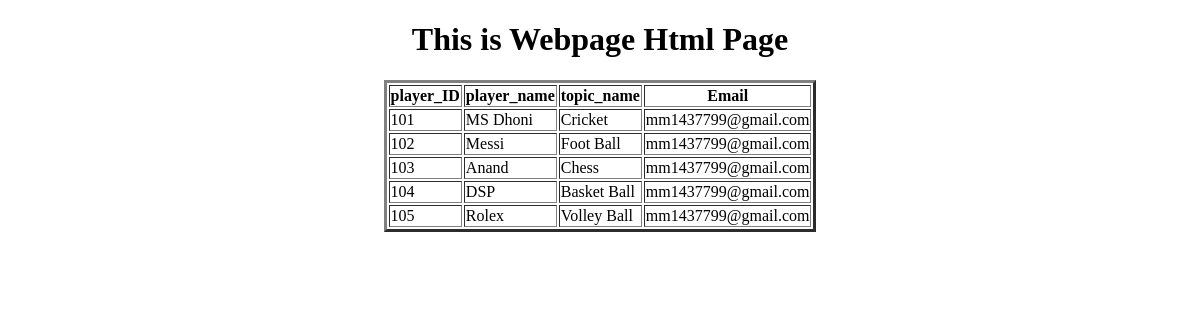
The page /display_webpage/ on the database as committed earlier.
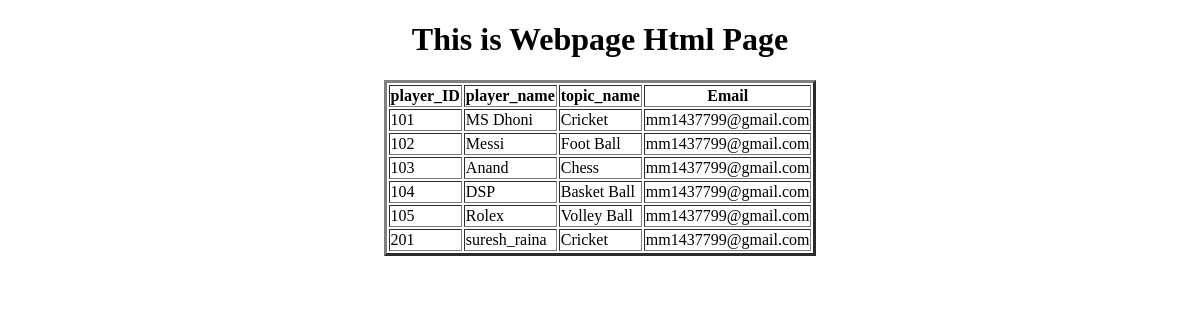
The same page on the database as committed later.
### app/models.py (models this page shows, shortened)
class Webpage(models.Model):
    topic_name=models.ForeignKey(Topic, on_delete=models.CASCADE)
    player_ID=models.IntegerField(primary_key=True)
    player_name=models.CharField(max_length=30)
    Email=models.EmailField(default='mm1437799@gmail.com')

class Topic(models.Model):
    sno=models.IntegerField()
    topic_name=models.CharField(max_length=25, primary_key=True)
    def __str__(self):
        return self.topic_name

### app/views.py (the view)
# urls.py: path('display_webpage/', display_webpage, name='display_webpage'),
def display_webpage(request):
    LOW=Webpage.objects.all()
    LOW=Webpage.objects.order_by('player_name')
    LOW=Webpage.objects.order_by('-player_name')
    LOW=Webpage.objects.order_by(Length('player_name'))
    LOW=Webpage.objects.order_by(Length('player_name').desc())
    LOW=Webpage.objects.filter(player_name='DSP')
    LOW=Webpage.objects.exclude(player_name='MS Dhoni')
    LOW=Webpage.objects.filter(player_name__startswith='D')
    LOW=Webpage.objects.filter(player_name__endswith='I')
    LOW=Webpage.objects.filter(player_name__in=('Messi', 'DSP'))
    LOW=Webpage.objects.filter(player_name__contains='s')
    LOW=Webpage.objects.filter(Email__regex=r'yahoo')
    LOW=Webpage.objects.all()
    d={'webpages':LOW}
    return render(request, 'webpage.html', context=d)

### templates/webpage.html (shortened to what this page needs)
<!DOCTYPE html>
<html lang="en">
<head>
</head>
<body>
    <center>
        <h1>This is Webpage Html Page</h1>
        <table border="3px">
            <tr>
                <th>player_ID</th>
                <th>player_name</th>
                <th>topic_name</th>
                <th>Email</th>
            </tr>
            {% for wo in webpages %}
            <tr>
                <td>{{wo.player_ID}}</td>
                <td>{{wo.player_name}}</td>
                <td>{{wo.topic_name}}</td>
                <td>{{wo.Email}}</td>
            </tr>
            {% endfor %}
        </table>
    </center>
</body>
</html>

Rows that differ between the two databases and show on the page:
added Webpage: player_ID "201", player_name "suresh_raina", topic_name "Cricket", Email "mm1437799@gmail.com"
